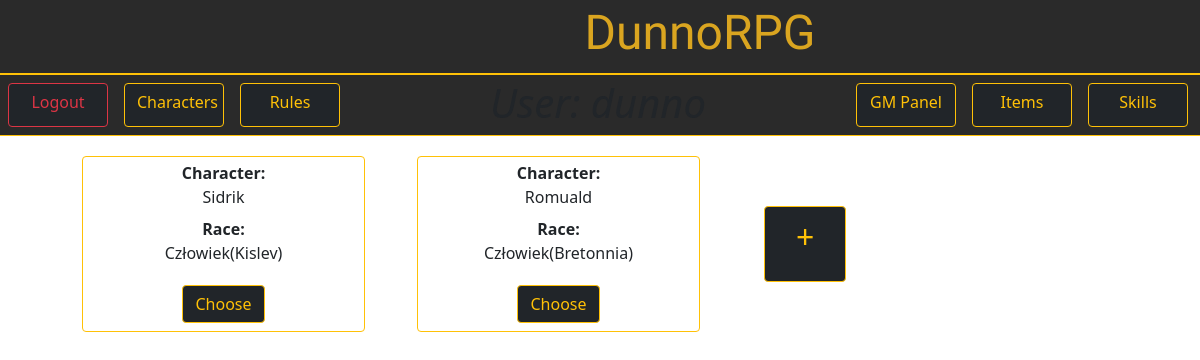
The app's page /dunnorpg/ (signed in), older data.
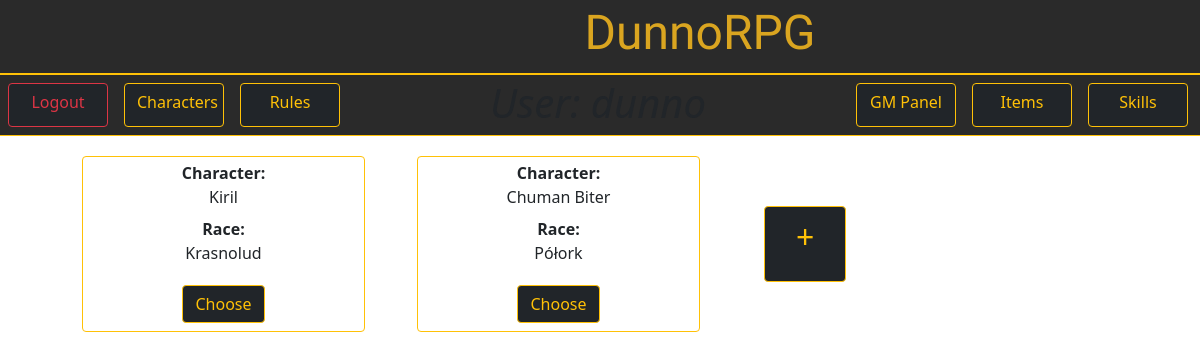
The same page, newer data.
### DunnoRPG/models.py (models this page shows, shortened)
class Character(models.Model):
    owner = models.CharField(max_length=100)
    name = models.CharField(max_length=50)
    race = models.CharField(max_length=30)
    size = models.CharField(max_length=2)
    HP = models.IntegerField()
    fullHP = models.IntegerField(null=True)
    Helmet = models.CharField(max_length=50, blank=True)
    Torso = models.CharField(max_length=50, blank=True)
    Gloves = models.CharField(max_length=50, blank=True)
    Boots = models.CharField(max_length=50, blank=True)
    LeftHand = models.CharField(max_length=50, blank=True)
    RightHand = models.CharField(max_length=50, blank=True)
    Side = models.CharField(max_length=50, blank=True)
    INT = models.IntegerField()
    SIŁ = models.IntegerField()
    ZRE = models.IntegerField()
    CHAR = models.IntegerField()
    CEL = models.IntegerField()
    points_left = models.IntegerField(null=True)
    weaponBonus = models.IntegerField(null=True)
    preferredWeapons = models.TextField(blank=True)
    unlikedWeapons = models.TextField(blank=True)

### DunnoRPG/views.py (the view)
# urls.py: path('', views.charGET.as_view(), name = "home"),
class charGET(APIView):
    serializer_class = CharacterSerializer
    template_name = 'home.html'
    renderer_classes = [TemplateHTMLRenderer]
    def get(self, request):
        avaible_characters = models.Character.objects.all().filter(owner=self.request.user)
        serializer = self.serializer_class(avaible_characters, many=True)
        serialized_data = serializer.data
        context = {
            'characters': serialized_data,
            'characters_count': len(serialized_data)
        }
        return Response(context)

### DunnoRPG/templates/home.html (shortened to what this page needs)
{% extends 'master.html' %}
{% block content %}
{% if user.is_authenticated %}
  {% include 'top_bar.html' %}
  <div class="container card-body">
    <div class="row">
        {% for character in characters %}
        <div class="col-3 ms-5 m-1 p-1 border border-warning bg-gray c-gold rounded text-center">
          <dl>
            <dt>Character:</dt>
              <dd>{{ character.name }}</dd>
            <dt>Race:</dt>
            <dd>{{ character.race }}</dd>
          </dl>
          <a class="btn btn-dark btn-outline-warning m-1" href="{% url 'character_detail' character.id %}">Choose</a>
      </div>
        {% endfor %}
        {% if characters_count > 0 %}
        <div class="col-2 d-flex align-items-center m-3 ms-5">
          {% if characters_count|divisibleby:"3" %}
            <a class="ms-6 mt-2 btn btn-dark btn-outline-warning w-100 h-100 fs-2" href="{% url 'character_add' %}">+</a>
          {% else %}
            <a class="ms-6 btn btn-dark btn-outline-warning w-50 h-50 fs-2" href="{% url 'character_add' %}">+</a>
          {% endif %}
        </div>
        {% endif %}
    </div>
  </div>
{% endif %}
{% endblock  %}

### DunnoRPG/templates/master.html (shortened to what this page needs)
{% load static %}
{% load compress %}
<!DOCTYPE html>
<html lang="pl">
    <head>
        {% compress css %}
        <link type="text/x-scss" href="{% static 'DunnoRPG/style.scss' %}"     rel="stylesheet" media="screen">
        {% endcompress %}
        <link rel="stylesheet" href="{% static 'DunnoRPG/style.css' %}">
        <link rel="stylesheet" href="https://cdn.jsdelivr.net/npm/bootstrap@5.1.3/dist/css/bootstrap.min.css">
    </head>
    <body>
        <div class="container-fluid">
            <div class="row header-bg border-bottom border-warning">
                <div class="col-5"></div>
                <div class="col-4">
                    <h1 class="header-context">DunnoRPG</h1>
                </div>
            </div>
        </div>
        {% block content %} {% endblock  %}
    </body>
</html>

### DunnoRPG/templates/top_bar.html
<div class="container-fluid">
        <div class="header-bg bg-gray border-top border-bottom border-warning row">
                <a class="col-1 m-2 btn btn-dark btn-outline-danger" href="{% url 'logout' %}">Logout</a>
                <a class="col-1 m-2 btn btn-dark btn-outline-warning" href="{% url 'home' %}">Characters</a>
                <a class="col-1 m-2 btn btn-dark btn-outline-warning" href="">Rules</a>
                <h1 class="col-5 text-center c-gold fst-italic mt-1">User: {{ user.username|default:'None' }}</h1>
                <a class="col-1 m-2 btn btn-dark btn-outline-warning" href="">GM Panel</a>
                <a class="col-1 m-2 btn btn-dark btn-outline-warning" href="">Items</a>
                <a class="col-1 m-2 btn btn-dark btn-outline-warning" href="{% url 'skills' %}">Skills</a>
        </div>
</div>

### DunnoRPG/static/DunnoRPG/style.css (style rules this page uses)
body { background: url('https://media.istockphoto.com/id/1308121289/photo/scary-endless-medieval-catacombs-with-torches-mystical-nightmare-concept-3d-rendering.jpg?b=1&s=170667a&w=0&k=20&c=QTa-mYEWyLVC69MZshXLOZa2Y5p6Tu0yDF7VH5KzC78='); background-size: cover; }
.header-context { font-family: 'Kalam'; color: goldenrod; text-align: center; padding: 1%; font-size: 300%; }
.header-bg { background-color: #2a2a2a; }

Row changes from the older to the newer data that the page shows:
removed Character: name "Sidrik", race "Człowiek(Kislev)"
removed Character: name "Romuald", race "Człowiek(Bretonnia)"
added Character: name "Kiril", race "Krasnolud"
added Character: name "Chuman Biter", race "Półork"
Text that changed along with them:
new list line: "Character: Race: Choose"
list line gone: "Character: Race: Choose"
